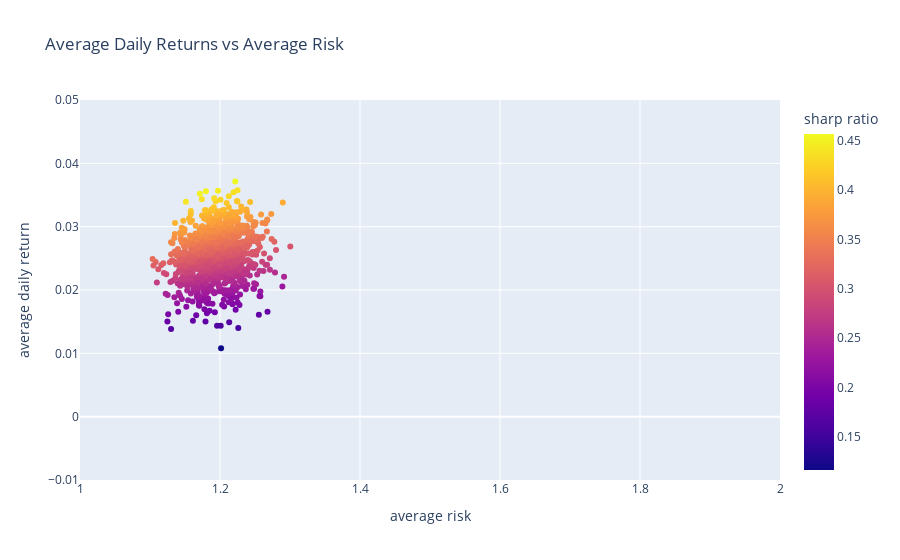

Source (notebook cell):
### Code cell
# plot histogram of daily returns
fig = px.scatter(df_simulation_results,
                 x='average risk',
                 y='average daily return',
                 color='sharp ratio',
                 range_x=(1,2),
                 range_y=(-0.01,0.05),
                 title="Average Daily Returns vs Average Risk")
fig.show()

### Figure 1 — Plotly figure (JSON) as saved in the notebook; plotly's stock layout.template omitted (floating-point values rounded to 4 significant figures; data arrays with more than 128 entries replaced by an {"elided": "..."} marker saying what was removed)
{"data": [{"hovertemplate": "average risk=%{x}<br>average daily return=%{y}<br>sharp ratio=%{marker.color}<extra></extra>", "legendgroup": "", "marker": {"color": {"elided": "1000 float values"}, "coloraxis": "coloraxis", "symbol": "circle"}, "mode": "markers", "name": "", "orientation": "v", "showlegend": false, "type": "scatter", "x": {"elided": "1000 float values"}, "xaxis": "x", "y": {"elided": "1000 float values"}, "yaxis": "y"}], "layout": {"coloraxis": {"colorbar": {"title": {"text": "sharp ratio"}}, "colorscale": [[0, "#0d0887"], [0.1111, "#46039f"], [0.2222, "#7201a8"], [0.3333, "#9c179e"], [0.4444, "#bd3786"], [0.5556, "#d8576b"], [0.6667, "#ed7953"], [0.7778, "#fb9f3a"], [0.8889, "#fdca26"], [1, "#f0f921"]]}, "legend": {"tracegroupgap": 0}, "title": {"text": "Average Daily Returns vs Average Risk"}, "xaxis": {"anchor": "y", "domain": [0, 1], "range": [1, 2], "title": {"text": "average risk"}}, "yaxis": {"anchor": "x", "domain": [0, 1], "range": [-0.01, 0.05], "title": {"text": "average daily return"}}}}
